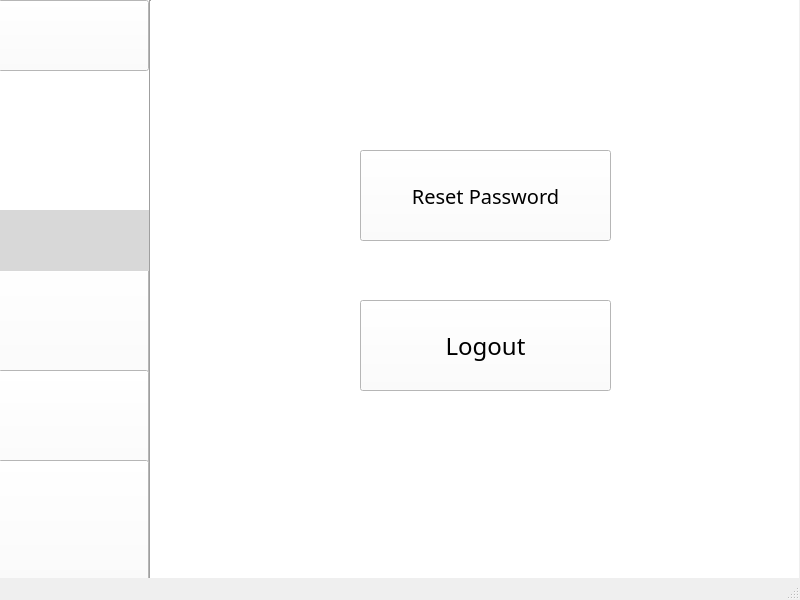
<?xml version="1.0" encoding="UTF-8"?>
<ui version="4.0">
 <class>MainWindow</class>
 <widget class="QMainWindow" name="MainWindow">
  <property name="geometry">
   <rect>
    <x>0</x>
    <y>0</y>
    <width>800</width>
    <height>600</height>
   </rect>
  </property>
  <property name="windowTitle">
   <string>MainWindow</string>
  </property>
  <widget class="QWidget" name="centralwidget">
   <widget class="QLabel" name="label_3">
    <property name="geometry">
     <rect>
      <x>-2</x>
      <y>0</y>
      <width>801</width>
      <height>591</height>
     </rect>
    </property>
    <property name="font">
     <font>
      <pointsize>10</pointsize>
     </font>
    </property>
    <property name="styleSheet">
     <string notr="true">background-color: rgb(255, 255, 255);</string>
    </property>
    <property name="text">
     <string/>
    </property>
    <property name="pixmap">
     <pixmap>../bg.jpeg</pixmap>
    </property>
    <property name="scaledContents">
     <bool>true</bool>
    </property>
   </widget>
   <widget class="QPushButton" name="pushButton_8">
    <property name="geometry">
     <rect>
      <x>-2</x>
      <y>140</y>
      <width>151</width>
      <height>81</height>
     </rect>
    </property>
    <property name="font">
     <font>
      <pointsize>11</pointsize>
     </font>
    </property>
    <property name="text">
     <string/>
    </property>
    <property name="icon">
     <iconset>
      <normaloff>../settings.jpeg</normaloff>../settings.jpeg</iconset>
    </property>
    <property name="iconSize">
     <size>
      <width>150</width>
      <height>78</height>
     </size>
    </property>
    <property name="autoDefault">
     <bool>true</bool>
    </property>
    <property name="default">
     <bool>true</bool>
    </property>
    <property name="flat">
     <bool>true</bool>
    </property>
   </widget>
   <widget class="QPushButton" name="pushButton_5">
    <property name="geometry">
     <rect>
      <x>-2</x>
      <y>370</y>
      <width>151</width>
      <height>111</height>
     </rect>
    </property>
    <property name="font">
     <font>
      <family>Arial Rounded MT Bold</family>
      <pointsize>11</pointsize>
     </font>
    </property>
    <property name="styleSheet">
     <string notr="true">background-color: rgb(255, 255, 255);</string>
    </property>
    <property name="text">
     <string/>
    </property>
    <property name="icon">
     <iconset>
      <normaloff>../WhatsApp Image 2020-05-10 at 8.41.26 PM.jpeg</normaloff>../WhatsApp Image 2020-05-10 at 8.41.26 PM.jpeg</iconset>
    </property>
    <property name="iconSize">
     <size>
      <width>200</width>
      <height>106</height>
     </size>
    </property>
   </widget>
   <widget class="QLabel" name="label_5">
    <property name="geometry">
     <rect>
      <x>-2</x>
      <y>-1</y>
      <width>151</width>
      <height>581</height>
     </rect>
    </property>
    <property name="styleSheet">
     <string notr="true">background-color: rgb(255, 255, 255);</string>
    </property>
    <property name="text">
     <string/>
    </property>
   </widget>
   <widget class="QPushButton" name="pushButton_3">
    <property name="geometry">
     <rect>
      <x>-2</x>
      <y>260</y>
      <width>151</width>
      <height>121</height>
     </rect>
    </property>
    <property name="font">
     <font>
      <family>Arial Rounded MT Bold</family>
      <pointsize>10</pointsize>
     </font>
    </property>
    <property name="styleSheet">
     <string notr="true">background-color: rgb(255, 255, 255);</string>
    </property>
    <property name="text">
     <string/>
    </property>
    <property name="icon">
     <iconset>
      <normaloff>../WhatsApp Image 2020-05-10 at 8.41.23 PM (1).jpeg</normaloff>../WhatsApp Image 2020-05-10 at 8.41.23 PM (1).jpeg</iconset>
    </property>
    <property name="iconSize">
     <size>
      <width>215</width>
      <height>106</height>
     </size>
    </property>
   </widget>
   <widget class="QPushButton" name="pushButton_6">
    <property name="geometry">
     <rect>
      <x>-2</x>
      <y>460</y>
      <width>151</width>
      <height>121</height>
     </rect>
    </property>
    <property name="font">
     <font>
      <family>Arial Rounded MT Bold</family>
      <pointsize>11</pointsize>
     </font>
    </property>
    <property name="styleSheet">
     <string notr="true">background-color: rgb(255, 255, 255);</string>
    </property>
    <property name="text">
     <string/>
    </property>
    <property name="icon">
     <iconset>
      <normaloff>../cy.jpeg</normaloff>../cy.jpeg</iconset>
    </property>
    <property name="iconSize">
     <size>
      <width>220</width>
      <height>113</height>
     </size>
    </property>
   </widget>
   <widget class="Line" name="line">
    <property name="geometry">
     <rect>
      <x>130</x>
      <y>0</y>
      <width>41</width>
      <height>581</height>
     </rect>
    </property>
    <property name="orientation">
     <enum>Qt::Vertical</enum>
    </property>
   </widget>
   <widget class="QPushButton" name="pushButton">
    <property name="geometry">
     <rect>
      <x>-2</x>
      <y>0</y>
      <width>151</width>
      <height>71</height>
     </rect>
    </property>
    <property name="styleSheet">
     <string notr="true">background-color: rgb(255, 255, 255);</string>
    </property>
    <property name="text">
     <string/>
    </property>
    <property name="icon">
     <iconset>
      <normaloff>../h.jpeg</normaloff>../h.jpeg</iconset>
    </property>
    <property name="iconSize">
     <size>
      <width>150</width>
      <height>78</height>
     </size>
    </property>
    <property name="autoDefault">
     <bool>true</bool>
    </property>
    <property name="default">
     <bool>false</bool>
    </property>
   </widget>
   <widget class="QLabel" name="label">
    <property name="geometry">
     <rect>
      <x>-2</x>
      <y>210</y>
      <width>151</width>
      <height>61</height>
     </rect>
    </property>
    <property name="font">
     <font>
      <family>Arial Rounded MT Bold</family>
      <pointsize>12</pointsize>
     </font>
    </property>
    <property name="styleSheet">
     <string notr="true">background-color: rgb(216, 216, 216);</string>
    </property>
    <property name="pixmap">
     <pixmap>../WhatsApp Image 2020-05-10 at 8.41.24 PM (1).jpeg</pixmap>
    </property>
    <property name="scaledContents">
     <bool>true</bool>
    </property>
    <property name="wordWrap">
     <bool>true</bool>
    </property>
    <property name="openExternalLinks">
     <bool>true</bool>
    </property>
   </widget>
   <widget class="QPushButton" name="pushButton_2">
    <property name="geometry">
     <rect>
      <x>-2</x>
      <y>70</y>
      <width>151</width>
      <height>71</height>
     </rect>
    </property>
    <property name="mouseTracking">
     <bool>false</bool>
    </property>
    <property name="styleSheet">
     <string notr="true">background-color: rgb(85, 170, 255);</string>
    </property>
    <property name="text">
     <string/>
    </property>
    <property name="icon">
     <iconset>
      <normaloff>../WhatsApp Image 2020-05-10 at 8.41.22 PM.jpeg</normaloff>../WhatsApp Image 2020-05-10 at 8.41.22 PM.jpeg</iconset>
    </property>
    <property name="iconSize">
     <size>
      <width>150</width>
      <height>78</height>
     </size>
    </property>
    <property name="checkable">
     <bool>false</bool>
    </property>
    <property name="autoDefault">
     <bool>true</bool>
    </property>
    <property name="default">
     <bool>true</bool>
    </property>
    <property name="flat">
     <bool>true</bool>
    </property>
   </widget>
   <widget class="QPushButton" name="pushButton_7">
    <property name="geometry">
     <rect>
      <x>360</x>
      <y>300</y>
      <width>251</width>
      <height>91</height>
     </rect>
    </property>
    <property name="font">
     <font>
      <family>Arial Rounded MT Bold</family>
      <pointsize>18</pointsize>
     </font>
    </property>
    <property name="styleSheet">
     <string notr="true">background-color: rgb(255, 255, 255);</string>
    </property>
    <property name="text">
     <string>Logout</string>
    </property>
   </widget>
   <widget class="QPushButton" name="pushButton_4">
    <property name="geometry">
     <rect>
      <x>360</x>
      <y>150</y>
      <width>251</width>
      <height>91</height>
     </rect>
    </property>
    <property name="font">
     <font>
      <family>Arial Rounded MT Bold</family>
      <pointsize>15</pointsize>
     </font>
    </property>
    <property name="styleSheet">
     <string notr="true">background-color: rgb(255, 255, 255);</string>
    </property>
    <property name="text">
     <string>Reset Password</string>
    </property>
   </widget>
   <zorder>label_3</zorder>
   <zorder>label_5</zorder>
   <zorder>pushButton_8</zorder>
   <zorder>pushButton_3</zorder>
   <zorder>line</zorder>
   <zorder>pushButton</zorder>
   <zorder>label</zorder>
   <zorder>pushButton_2</zorder>
   <zorder>pushButton_5</zorder>
   <zorder>pushButton_6</zorder>
   <zorder>pushButton_7</zorder>
   <zorder>pushButton_4</zorder>
  </widget>
  <widget class="QMenuBar" name="menubar">
   <property name="geometry">
    <rect>
     <x>0</x>
     <y>0</y>
     <width>800</width>
     <height>26</height>
    </rect>
   </property>
  </widget>
  <widget class="QStatusBar" name="statusbar"/>
 </widget>
 <resources/>
 <connections/>
</ui>
